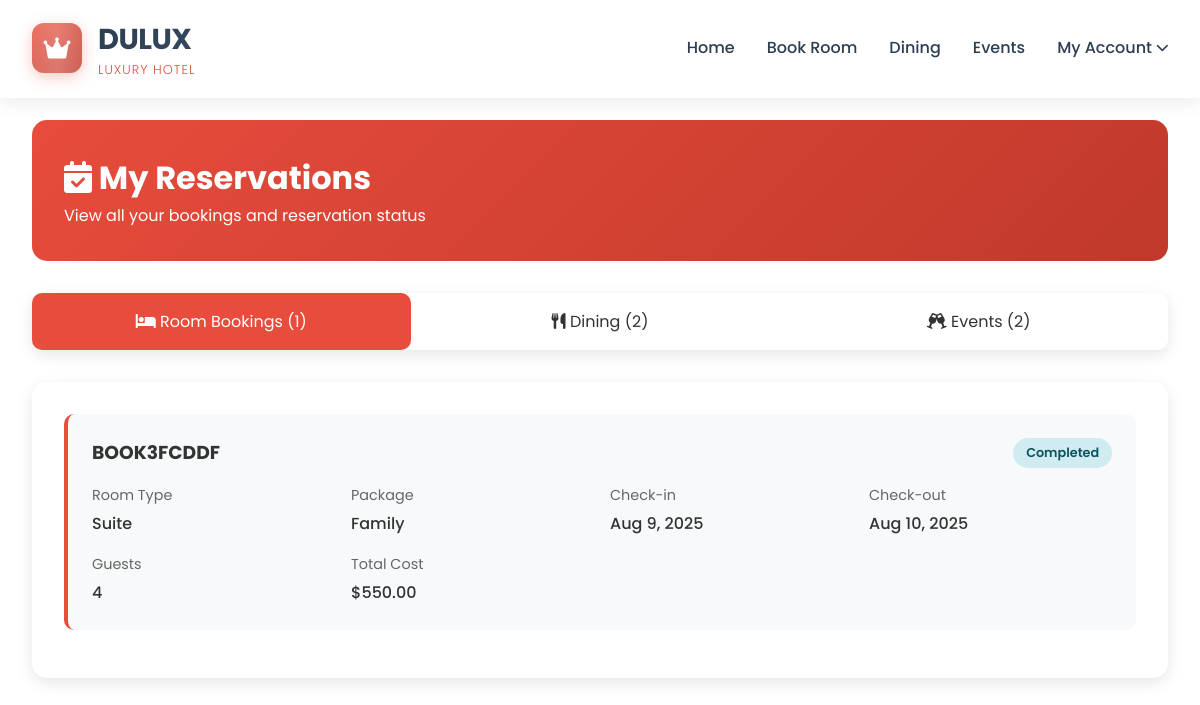
Screenshot of /my_reservations.php (signed in) with the database file from the repository.
### tables this page shows
CREATE TABLE `room_bookings` (
  `id` int(11) NOT NULL,
  `user_id` int(11) DEFAULT NULL,
  `booking_reference` varchar(20) NOT NULL,
  `guest_name` varchar(100) NOT NULL,
  `email` varchar(100) NOT NULL,
  `phone` varchar(20) NOT NULL,
  `guests` int(11) NOT NULL,
  `check_in_date` date NOT NULL,
  `check_out_date` date NOT NULL,
  `room_type` enum('deluxe','suite','presidential') NOT NULL,
  `package_type` enum('individual','couple','family') NOT NULL,
  `amenities` text DEFAULT NULL,
  `special_requests` text DEFAULT NULL,
  `room_cost` decimal(10,2) NOT NULL,
  `package_cost` decimal(10,2) NOT NULL,
  `amenities_cost` decimal(10,2) DEFAULT 0.00,
  `total_cost` decimal(10,2) NOT NULL,
  `status` enum('pending','confirmed','cancelled','completed') DEFAULT 'pending',
  `created_at` timestamp NOT NULL DEFAULT current_timestamp(),
  `updated_at` timestamp NOT NULL DEFAULT current_timestamp() ON UPDATE current_timestamp()
);

### my_reservations.php (the view, shortened to what this page needs)
<?php
$db = getDB();
$user_id = getCurrentUserId();
$stmt = $db->prepare("SELECT * FROM room_bookings WHERE user_id = ? ORDER BY created_at DESC");
$stmt->execute([$user_id]);
$bookings = $stmt->fetchAll();
$stmt = $db->prepare("SELECT * FROM dining_reservations WHERE user_id = ? ORDER BY created_at DESC");
$stmt->execute([$user_id]);
$dining = $stmt->fetchAll();
$stmt = $db->prepare("SELECT * FROM event_reservations WHERE user_id = ? ORDER BY created_at DESC");
$stmt->execute([$user_id]);
$events = $stmt->fetchAll();
?>
<!DOCTYPE html>
<html lang="en">
<head>
    <link rel="stylesheet" href="css/style.css">
    <link rel="stylesheet" href="https://cdnjs.cloudflare.com/ajax/libs/font-awesome/6.0.0/css/all.min.css">
</head>
<body>
    <nav class="navbar">
        <div class="nav-container">
            <a href="index.php" class="nav-logo">
                <div class="logo-icon">
                    <i class="fas fa-crown"></i>
                </div>
                <div class="logo-text">
                    <h2>DULUX</h2>
                    <span>Luxury Hotel</span>
                </div>
            </a>
            <ul class="nav-menu">
                <li><a href="index.php" class="nav-link">Home</a></li>
                <li><a href="booking.php" class="nav-link">Book Room</a></li>
                <li><a href="dining.php" class="nav-link">Dining</a></li>
                <li><a href="events.php" class="nav-link">Events</a></li>
                <li class="dropdown">
                    <a href="#" class="nav-link">My Account <i class="fas fa-chevron-down"></i></a>
                </li>
            </ul>
        </div>
    </nav>
    <div class="user-dashboard">
        <div class="dashboard-header">
            <h1><i class="fas fa-calendar-check"></i> My Reservations</h1>
            <p>View all your bookings and reservation status</p>
        </div>
        <div class="tabs">
            <div class="tab active" onclick="showTab('bookings')">
                <i class="fas fa-bed"></i> Room Bookings (<?php echo count($bookings); ?>)
            </div>
            <div class="tab" onclick="showTab('dining')">
                <i class="fas fa-utensils"></i> Dining (<?php echo count($dining); ?>)
            </div>
            <div class="tab" onclick="showTab('events')">
                <i class="fas fa-glass-cheers"></i> Events (<?php echo count($events); ?>)
            </div>
        </div>
        <div id="bookings" class="tab-content active">
            <?php if (empty($bookings)): ?>
                <div class="no-reservations">
                    <i class="fas fa-bed"></i>
                    <h3>No room bookings found</h3>
                    <p>You haven't made any room bookings yet.</p>
                    <a href="booking.php" class="btn btn-primary">Book a Room</a>
                </div>
            <?php else: ?>
                <?php foreach ($bookings as $booking): ?>
                    <div class="reservation-card">
                        <div class="reservation-header">
                            <h3><?php echo htmlspecialchars($booking['booking_reference']); ?></h3>
                            <span class="status-badge status-<?php echo $booking['status']; ?>">
                                <?php echo ucfirst($booking['status']); ?>
                            </span>
                        </div>
                        <div class="reservation-details">
                            <div class="detail-item">
                                <span class="detail-label">Room Type</span>
                                <span class="detail-value"><?php echo ucfirst($booking['room_type']); ?></span>
                            </div>
                            <div class="detail-item">
                                <span class="detail-label">Package</span>
                                <span class="detail-value"><?php echo ucfirst($booking['package_type']); ?></span>
                            </div>
                            <div class="detail-item">
                                <span class="detail-label">Check-in</span>
                                <span class="detail-value"><?php echo date('M j, Y', strtotime($booking['check_in_date'])); ?></span>
                            </div>
                            <div class="detail-item">
                                <span class="detail-label">Check-out</span>
                                <span class="detail-value"><?php echo date('M j, Y', strtotime($booking['check_out_date'])); ?></span>
                            </div>
                            <div class="detail-item">
                                <span class="detail-label">Guests</span>
                                <span class="detail-value"><?php echo $booking['guests']; ?></span>
                            </div>
                            <div class="detail-item">
                                <span class="detail-label">Total Cost</span>
                                <span class="detail-value">$<?php echo number_format($booking['total_cost'], 2); ?></span>
                            </div>
                        </div>
                    </div>
                <?php endforeach; ?>
            <?php endif; ?>
        </div>
    </div>
</body>
</html>

### css/style.css (style rules this page uses)
* { margin: 0; padding: 0; box-sizing: border-box; }
body { font-family: 'Poppins', sans-serif; line-height: 1.6; color: #333; overflow-x: hidden; }
.navbar { position: fixed; top: 0; width: 100%; background: rgba(255, 255, 255, 0.95); backdrop-filter: blur(15px); z-index: 1000; transition: all 0.3s ease; box-shadow: 0 2px 20px rgba(0, 0, 0, 0.1); border-bottom: 1px solid rgba(255, 255, 255, 0.2); }
.nav-container { display: flex; justify-content: space-between; align-items: center; padding: 1rem 2rem; max-width: 1200px; margin: 0 auto; }
.nav-logo { display: flex; align-items: center; gap: 1rem; text-decoration: none; transition: transform 0.3s ease; }
.logo-icon { width: 50px; height: 50px; background: linear-gradient(135deg, #e74c3c, #c0392b); border-radius: 12px; display: flex; align-items: center; justify-content: center; position: relative; overflow: hidden; box-shadow: 0 4px 15px rgba(231, 76, 60, 0.3); }
.logo-icon::before { content: ''; position: absolute; top: -50%; left: -50%; width: 200%; height: 200%; background: linear-gradient(45deg, transparent, rgba(255, 255, 255, 0.3), transparent); transform: rotate(45deg); animation: shimmer 3s infinite; }
.logo-icon i { color: white; font-size: 1.5rem; z-index: 2; position: relative; }
.logo-text { display: flex; flex-direction: column; }
.logo-text h2 { color: #2c3e50; font-size: 1.8rem; font-weight: 700; margin: 0; letter-spacing: -0.5px; background: linear-gradient(135deg, #2c3e50, #34495e); -webkit-background-clip: text; -webkit-text-fill-color: transparent; background-clip: text; }
.logo-text span { color: #e74c3c; font-size: 0.8rem; font-weight: 300; text-transform: uppercase; letter-spacing: 1px; margin-top: -2px; }
.nav-menu { display: flex; list-style: none; gap: 2rem; align-items: center; }
.nav-link { text-decoration: none; color: #2c3e50; font-weight: 500; transition: all 0.3s ease; position: relative; padding: 0.5rem 0; display: flex; align-items: center; gap: 0.3rem; }
.nav-link::after { content: ''; position: absolute; bottom: 0; left: 0; width: 0; height: 2px; background: linear-gradient(135deg, #e74c3c, #c0392b); transition: width 0.3s ease; }
.nav-link i { font-size: 0.8rem; transition: transform 0.3s ease; }
.dropdown { position: relative; }

### my_reservations.php (style rules this page uses)
.user-dashboard { max-width: 1200px; margin: 0 auto; padding: 2rem; padding-top: 120px; }
.dashboard-header { background: linear-gradient(135deg, #e74c3c, #c0392b); color: white; padding: 2rem; border-radius: 15px; margin-bottom: 2rem; }
.tabs { display: flex; background: white; border-radius: 10px; margin-bottom: 2rem; box-shadow: 0 5px 15px rgba(0, 0, 0, 0.1); }
.tab { flex: 1; padding: 1rem; text-align: center; cursor: pointer; border-radius: 10px; transition: all 0.3s ease; }
.tab.active { background: #e74c3c; color: white; }
.tab-content { display: none; background: white; padding: 2rem; border-radius: 15px; box-shadow: 0 5px 15px rgba(0, 0, 0, 0.1); }
.tab-content.active { display: block; }
.reservation-card { background: #f8f9fa; padding: 1.5rem; border-radius: 10px; margin-bottom: 1rem; border-left: 4px solid #e74c3c; }
.reservation-header { display: flex; justify-content: space-between; align-items: center; margin-bottom: 1rem; }
.status-badge { padding: 0.3rem 0.8rem; border-radius: 15px; font-size: 0.8rem; font-weight: 600; }
.status-completed { background: #d1ecf1; color: #0c5460; }
.reservation-details { display: grid; grid-template-columns: repeat(auto-fit, minmax(200px, 1fr)); gap: 1rem; }
.detail-item { display: flex; flex-direction: column; }
.detail-label { font-size: 0.9rem; color: #666; margin-bottom: 0.25rem; }
.detail-value { font-weight: 500; color: #333; }

### rows the page displays
room_bookings: booking_reference "BOOK3FCDDF", status "Completed", room_type "Suite", package_type "Family", check_in_date "Aug 9, 2025", check_out_date "Aug 10, 2025", guests "4", total_cost "550.00"

### other values shown
count($bookings) "1"
count($dining) "2"
count($events) "2"
